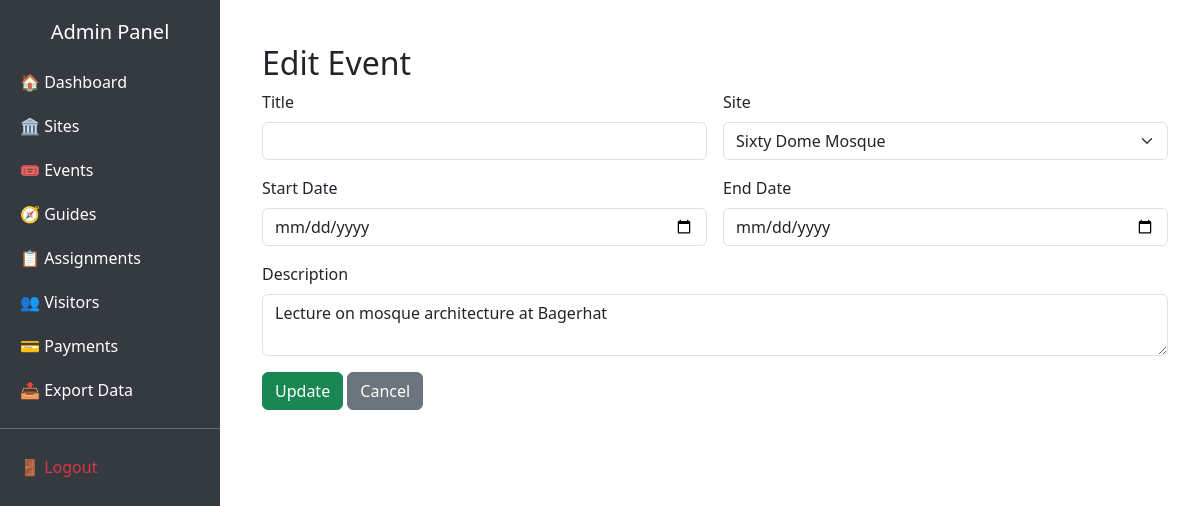
Screenshot of /admin/event_edit.php?id=4 (signed in) with the database file from the repository.
### tables this page shows
CREATE TABLE IF NOT EXISTS Events (
  event_id INT AUTO_INCREMENT PRIMARY KEY,
  site_id INT NOT NULL,
  name VARCHAR(150) NOT NULL,
  event_date DATE NOT NULL,
  event_time TIME NOT NULL,
  description TEXT,
  ticket_price DECIMAL(10,2) DEFAULT 0,
  capacity INT DEFAULT 0,
  CONSTRAINT fk_events_site FOREIGN KEY (site_id)
    REFERENCES HeritageSites(site_id)
    ON UPDATE CASCADE
    ON DELETE CASCADE
);

CREATE TABLE IF NOT EXISTS HeritageSites (
  site_id INT AUTO_INCREMENT PRIMARY KEY,
  name VARCHAR(150) NOT NULL,
  location VARCHAR(200),
  type VARCHAR(100),
  opening_hours VARCHAR(100),
  ticket_price DECIMAL(10,2) DEFAULT 0,
  unesco_status ENUM('None','Tentative','World Heritage') DEFAULT 'None',
  description TEXT,
  created_at TIMESTAMP DEFAULT CURRENT_TIMESTAMP
);

### admin/event_edit.php (the view, shortened to what this page needs)
<?php
require_once 'headerFooter.php';
require_once __DIR__ . '/../includes/db_connect.php';
$event = [
    'event_id' => '',
    'title' => '',
    'site_id' => '',
    'start_date' => '',
    'end_date' => '',
    'description' => ''
];
if (!empty($_GET['id'])) {
    $stmt = $pdo->prepare('SELECT * FROM Events WHERE event_id = :id');
    $stmt->execute(['id' => $_GET['id']]);
    $event = $stmt->fetch(PDO::FETCH_ASSOC);
}
$sites = $pdo->query('SELECT site_id, name FROM HeritageSites ORDER BY name')->fetchAll(PDO::FETCH_ASSOC);
?>
<!doctype html>
<html>
<head>
<link href="https://cdn.jsdelivr.net/npm/bootstrap@5.3.0/dist/css/bootstrap.min.css" rel="stylesheet">
</head>
<body>
<div class="container py-4">
<h2><?= $event['event_id'] ? 'Edit Event' : 'Add Event' ?></h2>
<form method="post" class="row g-3">
<div class="col-md-6">
<label class="form-label">Title</label>
<input type="text" name="title" class="form-control" value="<?= htmlspecialchars($event['title']) ?>" required>
</div>
<div class="col-md-6">
<label class="form-label">Site</label>
<select name="site_id" class="form-select" required>
<?php foreach ($sites as $s): ?>
<option value="<?= $s['site_id'] ?>" <?= $s['site_id']==$event['site_id'] ? 'selected' : '' ?>><?= htmlspecialchars($s['name']) ?></option>
<?php endforeach; ?>
</select>
</div>
<div class="col-md-6">
<label class="form-label">Start Date</label>
<input type="date" name="start_date" class="form-control" value="<?= htmlspecialchars($event['start_date']) ?>" required>
</div>
<div class="col-md-6">
<label class="form-label">End Date</label>
<input type="date" name="end_date" class="form-control" value="<?= htmlspecialchars($event['end_date']) ?>" required>
</div>
<div class="col-12">
<label class="form-label">Description</label>
<textarea name="description" class="form-control"><?= htmlspecialchars($event['description']) ?></textarea>
</div>
<div class="col-12">
<button type="submit" class="btn btn-success"><?= $event['event_id'] ? 'Update' : 'Add' ?></button>
<a href="manage_events.php" class="btn btn-secondary">Cancel</a>
</div>
</form>
</div>
</div>
</body>
</html>

### admin/headerFooter.php (style rules this page uses)
body { background-color: #f8f9fa; }

### rows the page displays
events: site_id "Sixty Dome Mosque", description "Lecture on mosque architecture at Bagerhat"
